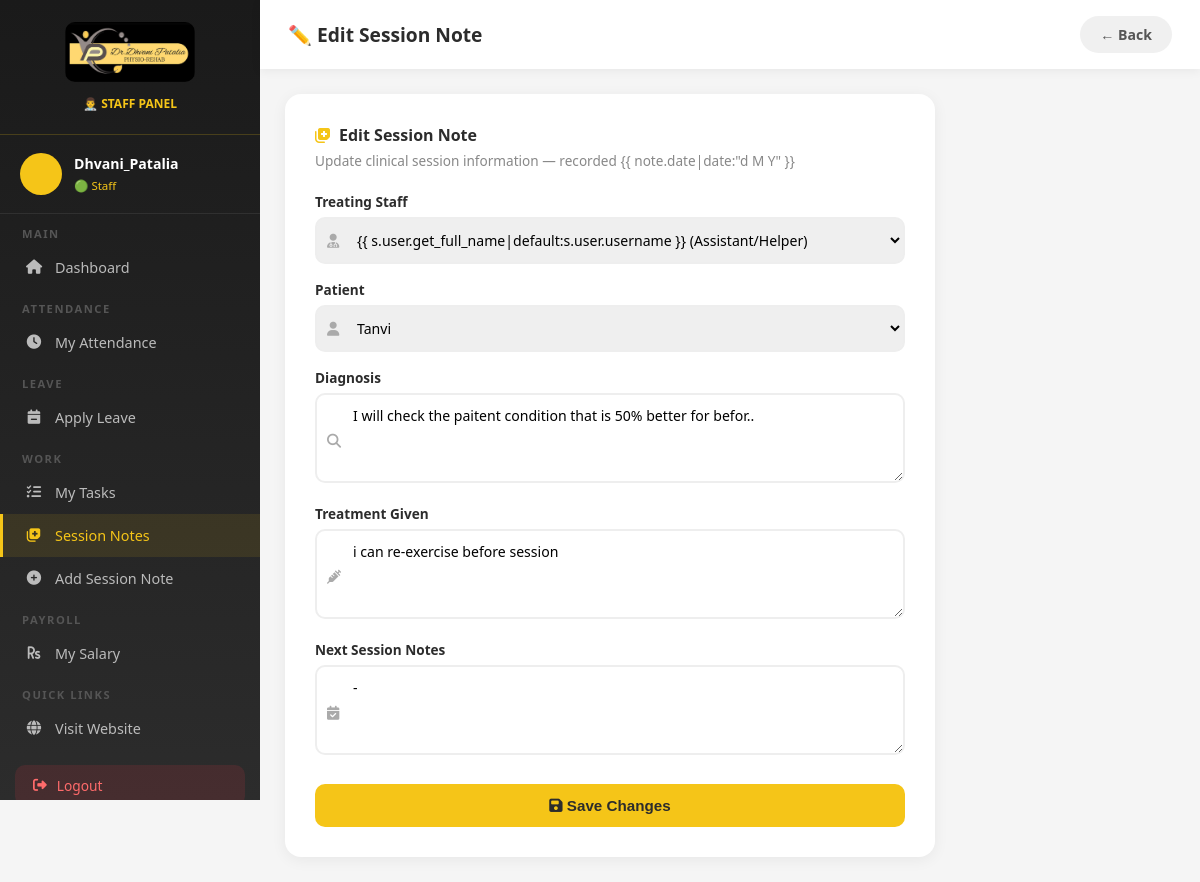
The app's page /admin-session-notes/edit/2/ (signed in) with its own data.
### core/models.py (models this page shows, shortened)
class SessionNote(models.Model):
    staff = models.ForeignKey(
        User, on_delete=models.CASCADE, related_name="session_notes"
    )
    patient = models.ForeignKey(
        User, on_delete=models.CASCADE, related_name="patient_notes"
    )
    appointment = models.ForeignKey(
        Appointment, on_delete=models.SET_NULL, null=True, blank=True
    )
    date = models.DateField(default=timezone.now)
    diagnosis = models.TextField()
    treatment = models.TextField()
    next_session = models.TextField(blank=True)
    created_at = models.DateTimeField(auto_now_add=True)
    class Meta:
        ordering = ["-created_at"]

### core/views.py (the view, shortened to what this page needs)
@login_required
def edit_session_note(request, note_id):
    if not request.user.is_superuser:
        return redirect("client_dashboard")
    note = get_object_or_404(SessionNote, id=note_id)
    patients = User.objects.filter(is_superuser=False, is_staff=False)
    staff_list = StaffProfile.objects.all().select_related("user")
    return render(
        request,
        "edit_session_note.html",
        {"note": note, "patients": patients, "staff_list": staff_list},
    )

### templates/edit_session_note.html (shortened to what this page needs)
{% load static %}
<!doctype html>
<html lang="en">
    <head>
        <link
            href="https://cdnjs.cloudflare.com/ajax/libs/font-awesome/6.4.0/css/all.min.css"
            rel="stylesheet"
        />
    </head>
    <body>
            <aside class="sidebar">
        <div class="sidebar-logo">
            <img src="{% static 'images/Dhvani_Patalia.jpeg' %}" alt="Logo">
            <p>👨‍⚕️ STAFF PANEL</p>
        </div>
        <div class="sidebar-user">
            <div class="user-avatar">{{ user.first_name|first|upper }}{{ user.last_name|first|upper }}</div>
            <div class="user-info">
                <h4>{{ user.get_full_name|default:user.username }}</h4>
                <span>🟢 {% if user.staff_profile %}{{ user.staff_profile.get_role_display }}{% else %}Staff{% endif %}</span>
            </div>
        </div>
        <nav>
            <div class="nav-section">Main</div>
            <a href="{% url 'staff_dashboard' %}" class="nav-item"><i class="fas fa-home"></i> Dashboard</a>
            <div class="nav-section">Attendance</div>
            <a href="{% url 'staff_attendance' %}" class="nav-item"><i class="fas fa-clock"></i> My Attendance</a>
            <div class="nav-section">Leave</div>
            <a href="{% url 'staff_leave' %}" class="nav-item"><i class="fas fa-calendar-minus"></i> Apply Leave</a>
            <div class="nav-section">Work</div>
            <a href="{% url 'staff_tasks' %}" class="nav-item"><i class="fas fa-tasks"></i> My Tasks</a>
            <a href="{% url 'staff_session_notes' %}" class="nav-item active"><i class="fas fa-notes-medical"></i> Session Notes</a>
            <a href="{% url 'add_session_note' %}" class="nav-item"><i class="fas fa-plus-circle"></i> Add Session Note</a>
            <div class="nav-section">Payroll</div>
            <a href="{% url 'staff_salary' %}" class="nav-item"><i class="fas fa-rupee-sign"></i> My Salary</a>
            <div class="nav-section">Quick Links</div>
            <a href="{% url 'home' %}" class="nav-item"><i class="fas fa-globe"></i> Visit Website</a>
        </nav>
        <a href="{% url 'logout' %}" class="logout-btn"><i class="fas fa-sign-out-alt"></i> Logout</a>
    </aside>
        <div class="main-content">
            <div class="topbar">
                <h1>✏️ Edit Session Note</h1>
                <a href="{% url 'admin_session_notes' %}" class="btn-back"
                    >← Back</a
                >
            </div>
            <div class="dashboard-body">
                <div class="form-card">
                    <h2>
                        <i class="fas fa-notes-medical"></i> Edit Session Note
                    </h2>
                    <p>
                        Update clinical session information — recorded {{
                        note.date|date:"d M Y" }}
                    </p>
                    <form method="POST">
                        <div class="form-group">
                            <label>Treating Staff</label>
                            <div class="input-box">
                                <i class="fas fa-user-md"></i>
                                <select name="staff_id" required>
                                    {% for s in staff_list %}
                                    <option
                                        value="{{ s.user.id }}"
                                        {%
                                        if
                                        note.staff.id=""
                                        ="s.user.id"
                                        %}selected{%
                                        endif
                                        %}
                                    >
                                        {{
                                        s.user.get_full_name|default:s.user.username
                                        }} ({{ s.get_role_display }})
                                    </option>
                                    {% endfor %}
                                </select>
                            </div>
                        </div>
                        <div class="form-group">
                            <label>Patient</label>
                            <div class="input-box">
                                <i class="fas fa-user"></i>
                                <select name="patient_id" required>
                                    {% for p in patients %}
                                    <option
                                        value="{{ p.id }}"
                                        {%
                                        if
                                        note.patient.id=""
                                        ="p.id"
                                        %}selected{%
                                        endif
                                        %}
                                    >
                                        {{ p.get_full_name|default:p.username }}
                                    </option>
                                    {% endfor %}
                                </select>
                            </div>
                        </div>
                        <div class="form-group">
                            <label>Diagnosis</label>
                            <div class="input-box">
                                <i class="fas fa-search"></i>
                                <textarea name="diagnosis" required>
{{ note.diagnosis }}</textarea
                                >
                            </div>
                        </div>
                        <div class="form-group">
                            <label>Treatment Given</label>
                            <div class="input-box">
                                <i class="fas fa-syringe"></i>
                                <textarea name="treatment" required>
{{ note.treatment }}</textarea
                                >
                            </div>
                        </div>
                        <div class="form-group">
                            <label>Next Session Notes</label>
                            <div class="input-box">
                                <i class="fas fa-calendar-check"></i>
                                <textarea name="next_session">
{{ note.next_session }}</textarea
                                >
                            </div>
                        </div>
                        <button type="submit" class="btn-submit">
                            <i class="fas fa-save"></i> Save Changes
                        </button>
                    </form>
                </div>
            </div>
        </div>
    </body>
</html>

### templates/edit_session_note.html (style rules this page uses)
* { margin: 0; padding: 0; box-sizing: border-box; }
body { font-family: "Segoe UI", sans-serif; background: #f5f5f5; display: flex; min-height: 100vh; }
.sidebar { width: 260px; height: 100vh; position: fixed; left: 0; top: 0; background: linear-gradient(180deg, #1a1a1a, #2c2c2c); overflow-y: auto; scrollbar-width: none; }
.sidebar-logo { padding: 22px 20px; border-bottom: 1px solid rgba(245, 197, 24, 0.2); text-align: center; }
.sidebar-logo img { width: 130px; border-radius: 10px; }
.sidebar-logo p { color: #f5c518; font-size: 0.75em; margin-top: 8px; font-weight: 600; }
.sidebar-user { padding: 18px 20px; border-bottom: 1px solid rgba(255, 255, 255, 0.08); display: flex; align-items: center; gap: 12px; }
.user-avatar { width: 42px; height: 42px; background: #f5c518; border-radius: 50%; display: flex; align-items: center; justify-content: center; font-weight: 800; color: #2c2c2c; }
.user-info h4 { color: white; font-size: 0.88em; }
.user-info span { color: #f5c518; font-size: 0.72em; }
.nav-section { padding: 12px 22px 5px; color: #555; font-size: 0.7em; text-transform: uppercase; letter-spacing: 1.5px; font-weight: 700; }
.nav-item { display: flex; align-items: center; gap: 12px; padding: 12px 22px; color: #bbb; text-decoration: none; font-size: 0.9em; transition: all 0.3s; border-left: 3px solid transparent; }
.nav-item:hover, .nav-item.active { background: rgba(245, 197, 24, 0.1); color: #f5c518; border-left-color: #f5c518; }
.nav-item i { width: 18px; text-align: center; }
.logout-btn { margin: 15px; display: flex; align-items: center; gap: 10px; padding: 11px 18px; background: rgba(220, 53, 69, 0.15); color: #ff6b6b; border-radius: 10px; text-decoration: none; font-size: 0.86em; }
.main-content { margin-left: 260px; flex: 1; }
.topbar { background: white; padding: 16px 28px; display: flex; align-items: center; justify-content: space-between; box-shadow: 0 2px 10px rgba(0, 0, 0, 0.06); position: sticky; top: 0; z-index: 50; }
.topbar h1 { font-size: 1.2em; color: #2c2c2c; font-weight: 700; }
.btn-back { background: #f0f0f0; color: #555; padding: 9px 20px; border-radius: 20px; font-weight: 700; text-decoration: none; font-size: 0.88em; }
.dashboard-body { padding: 25px; max-width: 700px; }
.form-card { background: white; border-radius: 16px; padding: 30px; box-shadow: 0 3px 15px rgba(0, 0, 0, 0.06); }
.form-card h2 { font-size: 1em; font-weight: 700; color: #2c2c2c; margin-bottom: 5px; display: flex; align-items: center; gap: 8px; }
.form-card h2 i { color: #f5c518; }
.form-card > p { color: #888; font-size: 0.85em; margin-bottom: 22px; }
.form-group { margin-bottom: 16px; }
.form-group label { display: block; font-weight: 600; color: #2c2c2c; margin-bottom: 6px; font-size: 0.85em; }
.input-box { position: relative; }
.input-box i { position: absolute; left: 12px; top: 50%; transform: translateY(-50%); color: #aaa; font-size: 0.88em; }
.input-box input, .input-box select, .input-box textarea { width: 100%; padding: 11px 11px 11px 36px; border: 2px solid #eee; border-radius: 10px; font-size: 0.88em; outline: none; transition: all 0.3s; font-family: "Segoe UI", sans-serif; }
.input-box textarea { padding-top: 11px; resize: vertical; min-height: 90px; }
.btn-submit { width: 100%; padding: 13px; background: #f5c518; color: #2c2c2c; border: none; border-radius: 10px; font-size: 0.95em; font-weight: 700; cursor: pointer; transition: all 0.3s; margin-top: 8px; }

### records on screen
SessionNote: diagnosis "I will check the paitent condition that is 50% better for befor..", treatment "i can re-exercise before session", next_session "-"

### other values on screen
{{ user.get_full_name|default:user.username }} "Dhvani_Patalia"
form field patient_id "Tanvi"
